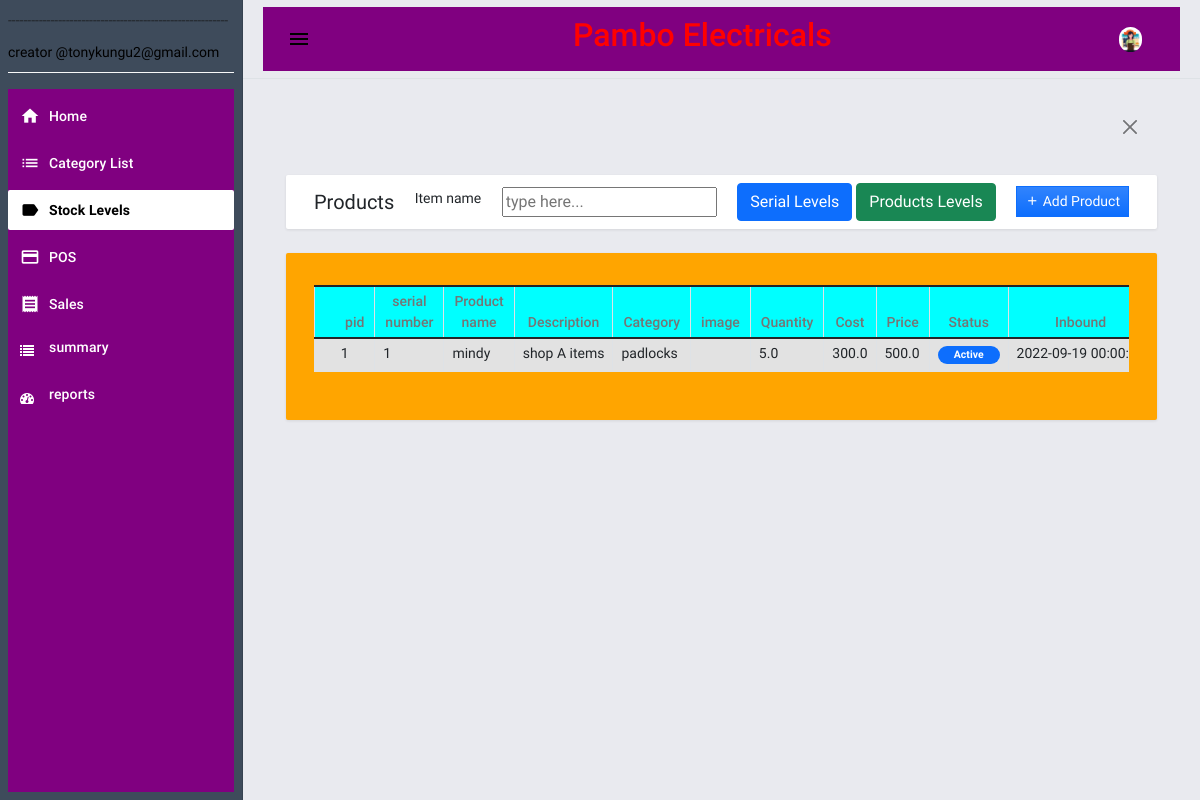
The app's page /products (signed in) with its own data.
### pambo/database.py (models this page shows)
class products(posData.Model): # actual products info
    pid=posData.Column(posData.Integer,primary_key=True)
    serial=posData.Column(posData.String(),nullable=False,default="0")
    pname=posData.Column(posData.String(100),nullable=False)
    pDesc=posData.Column(posData.String(100),nullable=True)
    pCat=posData.Column(posData.String(100),nullable=False)
    pImage=posData.Column(posData.String(100),nullable=True)
    pQuant=posData.Column(posData.Float,nullable=False)
    pCost=posData.Column(posData.Float,nullable=False)
    pPrice=posData.Column(posData.Float,nullable=False)
    pStatus=posData.Column(posData.String(100),nullable=False)
    pDate=posData.Column(posData.DateTime,nullable=False,default=datetime.utcnow)
    pShop=posData.Column(posData.String(100),nullable=False)
    pCreator=posData.Column(posData.String(100),nullable=False)

### pambo/routes.py (the view)
@app.route('/products')
@login_required
def prodInfo():
    prods=products.query.all()
    prodGrp=getProdCat()
    return render_template('products.html',prods=prods,prodGrp=prodGrp)

### pambo/grpProd.py (called while the page is built)
def getProdCat():
    conn=sqlite3.connect('./pambo/pos.db')
    rows=[]
    cur=conn.execute('select pName,pCat,count(*) as No_Products,sum(pCost) as total_cost,sum(pPrice) as total_Price from products group by pName')
    for row in cur:
        rows.append(row)
    return rows

### pambo/routes.py (called while the page is built)
@logins.user_loader
def load_user(id):
    return posUsers.query.get(int(id))

### pambo/template/products.html (shortened to what this page needs)
{% extends "base.html" %} {% block pageContent %}
<div class="mdc-layout-grid__cell stretch-card mdc-layout-grid__cell--span-12">
    <div class="mdc-card py-2">
        <div class="d-flex justify-content-between align-items-center">
            <h4 class="card-title mb-0">Products </h4>
            <p>Item name</p>
            <input list="magicHouses" id="iname" name="iname" placeholder="type here..." />
            <div class="text-start">
                <a href="{{url_for('prodInfo')}}"><button class="btn btn-primary" id="create_new"><span> Serial Levels</span></button></a>
                <button onclick="prodGrp()" class="btn btn-success"id="create_new"><span> Products Levels</span></button>
            </div>
            <div class="text-start">
                <a href="{{url_for('addProd')}}"><button class="btn btn-primary bg-gradient btn-sm rounded-0" id="create_new"><i class="mdi mdi-plus"></i><span> Add Product</span></button></a>
            </div>
        </div>
    </div>
</div>
<div class="mdc-layout-grid__cell stretch-card mdc-layout-grid__cell--span-12">
    <div class="mdc-card" style="background-color:orange ;">
        <div class="table-responsive" id="products">
            <table class="table table-striped table-bordered">
                <colgroup>
                    <col width="5%">
                    <col width="20%">
                    <col width="20%">
                    <col width="25%">
                    <col width="15%">
                    <col width="15%">
                </colgroup>
                <thead style="background-color:aqua">
                    <tr>
                        <th class="text-center py-1">pid</th>
                        <th class="text-center py-1">serial number</th>
                        <th class="text-center py-1">Product name</th>
                        <th class="text-center py-1">Description</th>
                        <th class="text-center py-1">Category</th>
                        <th class="text-center py-1">image</th>
                        <th class="text-center py-1">Quantity</th>
                        <th class="text-center py-1">Cost</th>
                        <th class="text-center py-1">Price</th>
                        <th class="text-center py-1">Status</th>
                        <th class="text-center py-1">Inbound</th>
                    </tr>
                </thead>
                <tbody id="prodtab">
                    {% for prod in prods %}
                    <tr>
                        <td class="px-2 py-1 text-center">{{prod.pid}}</td>
                        <td class="px-2 py-1 text-start">{{prod.serial}}</td>
                        <td class="px-2 py-1 text-start">{{prod.pname}}</td>
                        <td class="px-2 py-1 text-start">{{prod.pDesc}}</td>
                        <td class="px-2 py-1 text-start">{{prod.pCat}}</td>
                        <td class="px-2 py-1 text-start"><a href="/imdownload/{{prod.pImage}}">{{prod.pImage}}</a> </td>
                        <td class="px-2 py-1 text-start">{{prod.pQuant}}</td>
                        <td class="px-2 py-1 text-start">{{prod.pCost}}</td>
                        <td class="px-2 py-1 text-start">{{prod.pPrice}}</td>
                        <td class="px-2 py-1 text-center">
                            {% if prod.pStatus=="1" %}
                            <span class="badge bg-primary rounded-pill px-3">Active</span>
                            {% else %}
                            <span class="badge bg-secondary rounded-pill px-3">Inactive</span>
                            {% endif %}
                        </td>
                        <td class="px-2 py-1 text-start">{{prod.pDate}}</td>
                    </tr>
                   {% endfor %}
                </tbody>
            </table>
        </div>
    </div>
</div>
{% endblock pageContent %}

### pambo/static/posAPP/assets/default/css/style.css (style rules this page uses)
html, body { height: 100%; width: 100%; }
.bg-primary { background: var(--bs-primary) !important; }

### records on screen
products: pid "1", serial "1", pname "mindy", pDesc "shop A items", pCat "padlocks", pQuant "5.0", pCost "300.0", pPrice "500.0", pStatus "Active", pDate "2022-09-19…"
